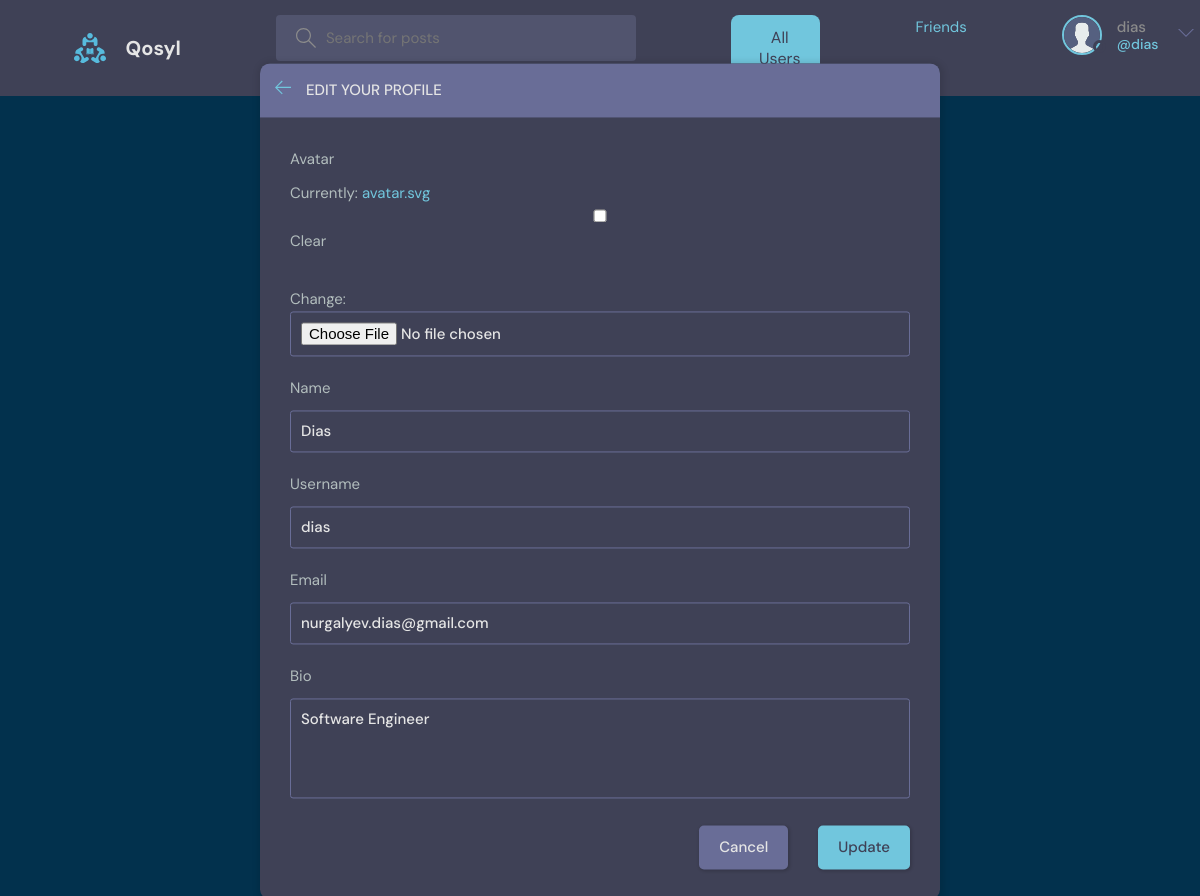
/update-user/ (signed in), run on an earlier commit of the app's database.
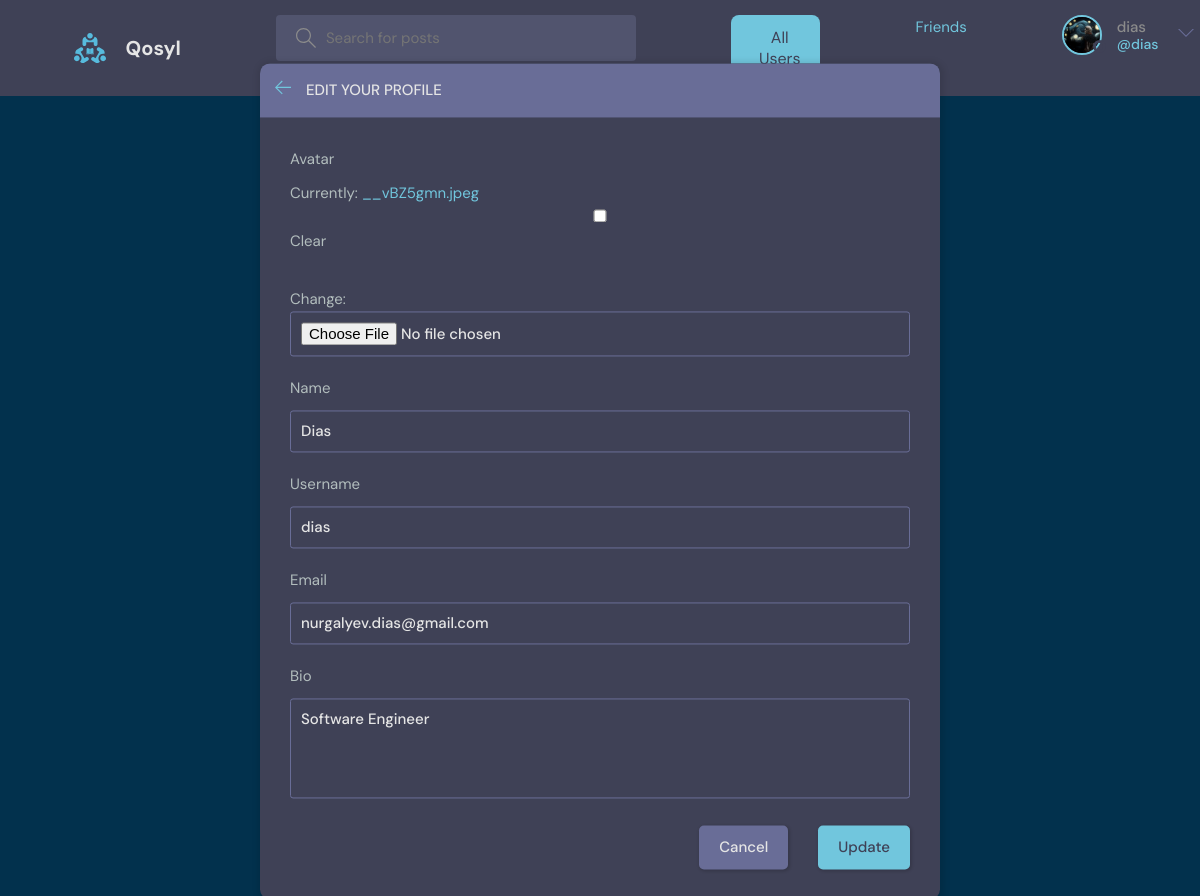
And on a later commit of the database.
### users/models.py (models this page shows, shortened)
class User(AbstractUser):
    name = models.CharField(max_length=200, null=True)
    email = models.EmailField(unique=True, null=True)
    bio = models.TextField(null=True)
    avatar = models.ImageField(upload_to='avatars/', null=True, blank=True)
    friends = models.ManyToManyField('self', blank=True, symmetrical=True, related_name='user_friends')
    USERNAME_FIELD = 'email'
    REQUIRED_FIELDS = []
    objects = UserManager()

### users/views.py (the view)
# urls.py: path('update-user/', views.updateUser, name="update-user"),
@login_required(login_url='login')
def updateUser(request):
    user = request.user
    form = UserForm(instance=user)
    if request.method == 'POST':
        form = UserForm(request.POST, request.FILES, instance=user)
        if form.is_valid():
            form.save()
            return redirect('user-profile', pk=user.id)
    return render(request, 'users/update-user.html', {'form': form})

### users/forms.py
class UserForm(ModelForm):
    class Meta:
        model = User
        fields = ['avatar', 'name', 'username', 'email', 'bio']

### users/templates/users/update-user.html (shortened to what this page needs)
{% extends 'main.html' %}
{% block content %}
<main class="update-account layout">
  <div class="container">
    <div class="layout__box">
      <div class="layout__boxHeader">
        <div class="layout__boxTitle">
          <a href="{% url 'home' %}">
            <svg version="1.1" xmlns="http://www.w3.org/2000/svg" width="32" height="32" viewBox="0 0 32 32">
              <title>arrow-left</title>
              <path
                d="M13.723 2.286l-13.723 13.714 13.719 13.714 1.616-1.611-10.96-10.96h27.625v-2.286h-27.625l10.965-10.965-1.616-1.607z">
              </path>
            </svg>
          </a>
          <h3>Edit your profile</h3>
        </div>
      </div>
      <div class="layout__body">
        <form class="form" action="" method="POST" enctype="multipart/form-data">
          {% for field in form %}
          <div class="form__group">
            <label for="profile_pic">{{field.label}}</label>
            {{field}}
          </div>
          {% endfor %}
          <div class="form__action">
            <a class="btn btn--dark" href="index.html">Cancel</a>
            <button class="btn btn--main" type="submit">Update</button>
          </div>
        </form>
      </div>
    </div>
  </div>
</main>
{% endblock content %}

### templates/navbar.html (shortened to what this page needs)
{% load static %}
<header class="header header--loggedIn">
    <div class="container">
        <a href="{% url 'home' %}" class="header__logo">
            <img src="{% static 'images/logo.svg' %}" />
            <h1>Qosyl</h1>
        </a>
        <form class="header__search" method="GET" action="{% url 'home' %}">
            <label>
                <input name="q" placeholder="Search for posts" />
            </label>
        </form>
<button
    onclick="window.location.href='{% url 'all_users' %}'"
    class="all-users-button"
    style="
        background-color: #71c6dd; /* Using your color for the main button background */
        color: #3f4156; /* Text color */
        font-family: 'DM Sans', sans-serif; /* Font style */
        font-size: 16px; /* Font size */
        padding: 12px 20px; /* Padding for spacing */
        border: none; /* No border */
        border-radius: 8px; /* Rounded corners */
        cursor: pointer; /* Pointer on hover */
        display: flex;
        align-items: center;
        gap: 8px; /* Space between the icon and the text */
        transition: background-color 0.3s ease, transform 0.2s ease; /* Smooth transition */
    ">
     All Users
</button>
<a href="{% url 'friends' %}" class="header__button">Friends</a>
        <nav class="header__menu">
            {% if request.user.is_authenticated %}
            <div class="header__user">
                <a href="{% url 'update-user' %}">
                    <div class="avatar avatar--medium active">
                        <img src="{{request.user.avatar.url}}" />
                    </div>
                    <p>{{request.user.username}} <span>@{{request.user.username}}</span></p>
                </a>
                <button class="dropdown-button">
                    <svg version="1.1" xmlns="http://www.w3.org/2000/svg" width="32" height="32" viewBox="0 0 32 32">
                        <title>chevron-down</title>
                        <path d="M16 21l-13-13h-3l16 16 16-16h-3l-13 13z"></path>
                    </svg>
                </button>
            </div>
            {% else %}
            <a href="{% url 'login' %}">
                <img src="{% static 'images/avatar.svg' %}" />
                <p>Login</p>
            </a>
            {% endif %}
        </nav>
    </div>
</header>

What changed in the data, as far as the page shows it:
changed User "dias": user.avatar: picture added in place of a placeholder
Also different on the page:
text no longer shown: "Currently: avatar.svg Clear Change:"
text now shown: "Currently: __vBZ5gmn.jpeg Clear Change:"
